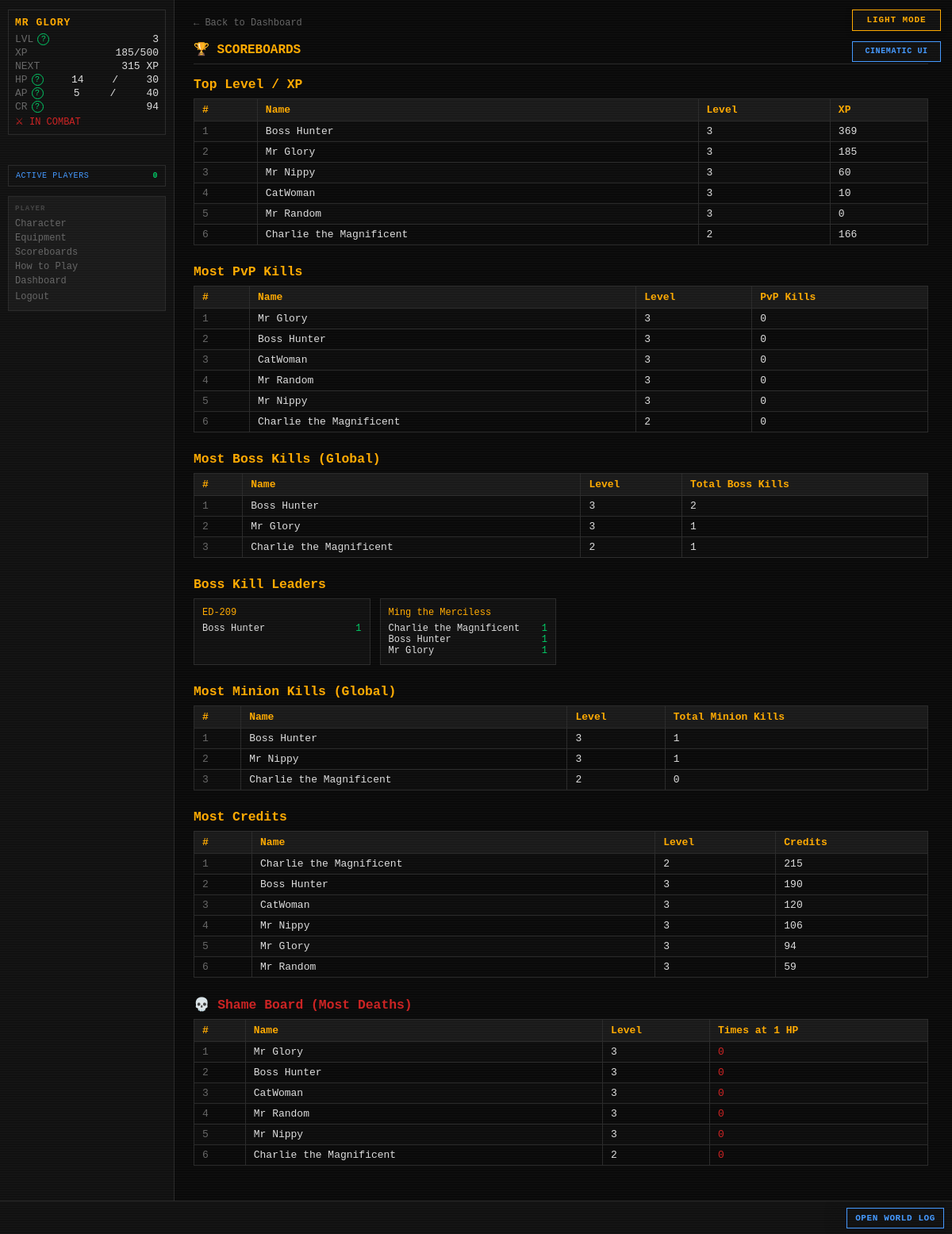
The page /scoreboards (signed in) on the database its author committed.
### tables this page shows
CREATE TABLE players (
    id                  INTEGER PRIMARY KEY AUTOINCREMENT,
    username            TEXT    UNIQUE NOT NULL,
    password_hash       TEXT    NOT NULL,
    email               TEXT    UNIQUE NOT NULL,
    character_name      TEXT    NOT NULL,
    sex                 TEXT    NOT NULL,
    class_id            INTEGER REFERENCES classes(id),
    str_stat            INTEGER NOT NULL DEFAULT 1,
    end_stat            INTEGER NOT NULL DEFAULT 1,
    agi_stat            INTEGER NOT NULL DEFAULT 1,
    lck_stat            INTEGER NOT NULL DEFAULT 1,
    per_stat            INTEGER NOT NULL DEFAULT 1,
    level               INTEGER NOT NULL DEFAULT 1,
    xp                  INTEGER NOT NULL DEFAULT 0,
    current_hp          INTEGER NOT NULL,
    current_ap          INTEGER NOT NULL,
    credits             INTEGER NOT NULL DEFAULT 25,
    equipped_weapon_id  INTEGER REFERENCES inventory_items(id),
    equipped_armor_id   INTEGER REFERENCES inventory_items(id),
    equipped_special_id INTEGER REFERENCES inventory_items(id),
    in_combat           INTEGER NOT NULL DEFAULT 0,
    pending_levelup     INTEGER NOT NULL DEFAULT 0,
    pending_perk        INTEGER NOT NULL DEFAULT 0,
    combat_preference   TEXT    NOT NULL DEFAULT "Balanced",
    is_banned           INTEGER NOT NULL DEFAULT 0,
    retired_at          TEXT,
    last_login_at       TEXT,
    created_at          TEXT    NOT NULL DEFAULT (datetime('now'))
);

CREATE TABLE player_stats (
    player_id            INTEGER PRIMARY KEY REFERENCES players(id),
    pvp_kills            INTEGER NOT NULL DEFAULT 0,
    times_reduced_to_1hp INTEGER NOT NULL DEFAULT 0,
    updated_at           TEXT    NOT NULL DEFAULT (datetime('now'))
);

CREATE TABLE bosses (
    id                          INTEGER PRIMARY KEY AUTOINCREMENT,
    name                        TEXT    UNIQUE NOT NULL,
    is_active                   INTEGER NOT NULL DEFAULT 1,
    level                       INTEGER NOT NULL,
    str_stat                    INTEGER NOT NULL,
    end_stat                    INTEGER NOT NULL,
    agi_stat                    INTEGER NOT NULL,
    lck_stat                    INTEGER NOT NULL,
    per_stat                    INTEGER NOT NULL,
    max_hp                      INTEGER NOT NULL,
    phase2_hp_percent           INTEGER NOT NULL,
    phase3_hp_percent           INTEGER NOT NULL,
    special_attack_name         TEXT    NOT NULL,
    special_attack_die          TEXT    NOT NULL,
    special_attack_damage_type  TEXT    NOT NULL,
    special_attack_flavor       TEXT    NOT NULL,
    special_buff_name           TEXT    NOT NULL,
    special_buff_type           TEXT    NOT NULL,
    special_buff_value          REAL    NOT NULL,
    special_buff_damage_type    TEXT,
    special_buff_flavor         TEXT    NOT NULL,
    res_blade     INTEGER NOT NULL DEFAULT 0,
    res_blunt     INTEGER NOT NULL DEFAULT 0,
    res_ballistic INTEGER NOT NULL DEFAULT 0,
    res_energy    INTEGER NOT NULL DEFAULT 0,
    res_arcane    INTEGER NOT NULL DEFAULT 0,
    res_explosive INTEGER NOT NULL DEFAULT 0,
    res_venom     INTEGER NOT NULL DEFAULT 0,
    weak_blade    INTEGER NOT NULL DEFAULT 0,
    weak_blunt    INTEGER NOT NULL DEFAULT 0,
    weak_ballistic INTEGER NOT NULL DEFAULT 0,
    weak_energy   INTEGER NOT NULL DEFAULT 0,
    weak_arcane   INTEGER NOT NULL DEFAULT 0,
    weak_explosive INTEGER NOT NULL DEFAULT 0,
    weak_venom    INTEGER NOT NULL DEFAULT 0,
    drop_weapon_chance       REAL    NOT NULL,
    drop_armor_chance        REAL    NOT NULL,
    drop_special_item_chance REAL    NOT NULL,
    drop_credit_min          INTEGER NOT NULL,
    drop_credit_max          INTEGER NOT NULL,
    flavor_text              TEXT    NOT NULL,
    imported_at              TEXT    NOT NULL DEFAULT (datetime('now'))
, description TEXT NOT NULL DEFAULT '');

CREATE TABLE boss_instances (
    id                  INTEGER PRIMARY KEY AUTOINCREMENT,
    player_id           INTEGER NOT NULL REFERENCES players(id),
    boss_id             INTEGER NOT NULL REFERENCES bosses(id),
    current_hp          INTEGER NOT NULL,
    encounter_max_hp    INTEGER,
    special_attack_used INTEGER NOT NULL DEFAULT 0,
    special_buff_used   INTEGER NOT NULL DEFAULT 0,
    current_phase       INTEGER NOT NULL DEFAULT 1,
    discovered_at       TEXT    NOT NULL DEFAULT (datetime('now')),
    kill_count          INTEGER NOT NULL DEFAULT 0,
    UNIQUE(player_id, boss_id)
);

### routes/scoreboards.py (the view)
@bp.route("/scoreboards")
def index():
    settings      = get_all_settings()
    inactive_days = settings.get("INACTIVE_DAYS_THRESHOLD", cfg.INACTIVE_DAYS_THRESHOLD)
    cutoff_expr   = f"datetime('now', '-{inactive_days} days')"
    top_level      = _top_level_xp(cutoff_expr)
    top_pvp_kills  = _top_pvp_kills(cutoff_expr)
    top_boss_global= _top_boss_kills_global(cutoff_expr)
    top_boss_each  = _top_boss_kills_per_boss(cutoff_expr)
    top_minion_gl  = _top_minion_kills_global(cutoff_expr)
    top_minion_each= _top_minion_kills_per_minion(cutoff_expr)
    top_credits    = _top_credits(cutoff_expr)
    shame_board    = _shame_board(cutoff_expr)
    return render_template(
        "scoreboards/scoreboards.html",
        top_level=top_level,
        top_pvp_kills=top_pvp_kills,
        top_boss_global=top_boss_global,
        top_boss_each=top_boss_each,
        top_minion_global=top_minion_gl,
        top_minion_each=top_minion_each,
        top_credits=top_credits,
        shame_board=shame_board,
    )

### templates/scoreboards/scoreboards.html (shortened to what this page needs)
{% extends "base.html" %}
{% block content %}
<div id="page-content">
    <a href="{{ url_for('dashboard.index') }}" class="back-link">← Back to Dashboard</a>
    <h2 class="page-title">🏆 SCOREBOARDS</h2>
    <h3 style="color:var(--amber);margin-bottom:8px;">Top Level / XP</h3>
    {% if top_level %}
    <table style="margin-bottom:24px;">
        <tr><th>#</th><th>Name</th><th>Level</th><th>XP</th></tr>
        {% for p in top_level %}
        <tr>
            <td style="color:var(--grey)">{{ loop.index }}</td>
            <td>{{ p.character_name }}</td>
            <td>{{ p.level }}</td>
            <td>{{ p.xp }}</td>
        </tr>
        {% endfor %}
    </table>
    {% else %}
    <p style="color:var(--grey);margin-bottom:24px;">No data yet.</p>
    {% endif %}
    <h3 style="color:var(--amber);margin-bottom:8px;">Most PvP Kills</h3>
    {% if top_pvp_kills %}
    <table style="margin-bottom:24px;">
        <tr><th>#</th><th>Name</th><th>Level</th><th>PvP Kills</th></tr>
        {% for p in top_pvp_kills %}
        <tr>
            <td style="color:var(--grey)">{{ loop.index }}</td>
            <td>{{ p.character_name }}</td>
            <td>{{ p.level }}</td>
            <td>{{ p.pvp_kills }}</td>
        </tr>
        {% endfor %}
    </table>
    {% else %}
    <p style="color:var(--grey);margin-bottom:24px;">No data yet.</p>
    {% endif %}
    <h3 style="color:var(--amber);margin-bottom:8px;">Most Boss Kills (Global)</h3>
    {% if top_boss_global %}
    <table style="margin-bottom:24px;">
        <tr><th>#</th><th>Name</th><th>Level</th><th>Total Boss Kills</th></tr>
        {% for p in top_boss_global %}
        <tr>
            <td style="color:var(--grey)">{{ loop.index }}</td>
            <td>{{ p.character_name }}</td>
            <td>{{ p.level }}</td>
            <td>{{ p.total_kills }}</td>
        </tr>
        {% endfor %}
    </table>
    {% else %}
    <p style="color:var(--grey);margin-bottom:24px;">No data yet.</p>
    {% endif %}
    {% if top_boss_each %}
    <h3 style="color:var(--amber);margin-bottom:8px;">Boss Kill Leaders</h3>
    <div style="display:grid;grid-template-columns:repeat(auto-fill,minmax(220px,1fr));gap:12px;margin-bottom:24px;">
        {% for boss_name, players in top_boss_each.items() %}
        <div style="background:var(--bg-panel);border:1px solid var(--border);padding:10px;">
            <div style="color:var(--amber);margin-bottom:6px;font-size:12px;">{{ boss_name }}</div>
            {% for p in players %}
            <div style="display:flex;justify-content:space-between;font-size:12px;">
                <span>{{ p.character_name }}</span>
                <span style="color:var(--green)">{{ p.kill_count }}</span>
            </div>
            {% endfor %}
        </div>
        {% endfor %}
    </div>
    {% endif %}
    <h3 style="color:var(--amber);margin-bottom:8px;">Most Minion Kills (Global)</h3>
    {% if top_minion_global %}
    <table style="margin-bottom:24px;">
        <tr><th>#</th><th>Name</th><th>Level</th><th>Total Minion Kills</th></tr>
        {% for p in top_minion_global %}
        <tr>
            <td style="color:var(--grey)">{{ loop.index }}</td>
            <td>{{ p.character_name }}</td>
            <td>{{ p.level }}</td>
            <td>{{ p.total_kills }}</td>
        </tr>
        {% endfor %}
    </table>
    {% else %}
    <p style="color:var(--grey);margin-bottom:24px;">No data yet.</p>
    {% endif %}
    <h3 style="color:var(--amber);margin-bottom:8px;">Most Credits</h3>
    {% if top_credits %}
    <table style="margin-bottom:24px;">
        <tr><th>#</th><th>Name</th><th>Level</th><th>Credits</th></tr>
        {% for p in top_credits %}
        <tr>
            <td style="color:var(--grey)">{{ loop.index }}</td>
            <td>{{ p.character_name }}</td>
            <td>{{ p.level }}</td>
            <td>{{ p.credits }}</td>
        </tr>
        {% endfor %}
    </table>
    {% else %}
    <p style="color:var(--grey);margin-bottom:24px;">No data yet.</p>
    {% endif %}
    <h3 style="color:var(--red);margin-bottom:8px;">💀 Shame Board (Most Deaths)</h3>
    {% if shame_board %}
    <table style="margin-bottom:24px;">
        <tr><th>#</th><th>Name</th><th>Level</th><th>Times at 1 HP</th></tr>
        {% for p in shame_board %}
        <tr>
            <td style="color:var(--grey)">{{ loop.index }}</td>
            <td>{{ p.character_name }}</td>
            <td>{{ p.level }}</td>
            <td style="color:var(--red)">{{ p.times_reduced_to_1hp }}</td>
        </tr>
        {% endfor %}
    </table>
    {% else %}
    <p style="color:var(--grey);margin-bottom:24px;">No data yet.</p>
    {% endif %}
</div>
{% endblock %}

### templates/base.html (shortened to what this page needs)
<!DOCTYPE html>
<html lang="en">
<head>
<link rel="stylesheet" href="{{ url_for('static', filename='style.css') }}">
</head>
<body class="{{ 'authenticated' if player else 'auth-page' }} {% block body_class %}{% endblock %}">
{% if settings.get('ALLOW_PLAYER_COLOR_OVERRIDE', true) %}<button id="theme-toggle" type="button" aria-label="Switch color theme" aria-pressed="false">
</button>{% endif %}
{% if settings.get('ALLOW_PLAYER_INTERFACE_OVERRIDE', true) %}
<button id="interface-toggle" type="button" aria-label="Switch interface style" aria-pressed="false">
</button>
{% endif %}
{% if player %}
<div id="left-col">
    <div id="status-block">
        <div class="status-name">{{ player.character_name }}</div>
        <div class="status-line">
            <span class="label">LVL</span>
            <span id="status-level">{{ player.level }}</span>
        </div>
        <div class="status-line">
            <span class="label">XP</span>
            <span><span id="status-xp">{{ player.xp }}</span><span id="status-xp-threshold">{% if player.get('next_level_xp') is not none %}/{{ player.get('next_level_xp') }}{% endif %}</span></span>
        </div>
        <div class="status-line" title="Experience still needed to reach level {{ player.level + 1 }}">
            <span class="label">NEXT</span>
            <span id="status-xp-next">{% if player.get('xp_to_next_level') is none %}MAX{% elif player.get('xp_to_next_level') <= 0 %}LEVEL UP{% else %}{{ player.get('xp_to_next_level') }} XP{% endif %}</span>
        </div>
        <div class="status-line">
            <span class="label">HP</span>
            <span id="status-hp">{{ player.current_hp }}</span>/<span id="status-maxhp">{{ player.max_hp }}</span>
        </div>
        <div class="status-line">
            <span class="label">AP</span>
            <span id="status-ap">{{ player.current_ap }}</span>/<span id="status-maxap">{{ player.max_ap }}</span>
        </div>
        <div class="status-line">
            <span class="label">CR</span>
            <span id="status-credits">{{ player.credits }}</span>
        </div>
        {% if player.in_combat %}
        <div class="status-combat">⚔ IN COMBAT</div>
        {% endif %}
    </div>
    <button id="active-players-toggle" class="active-players-toggle" type="button"
            data-url="{{ url_for('feeds.active_players') }}" aria-haspopup="dialog">
        ACTIVE PLAYERS <span id="active-player-count">{{ active_player_count }}</span>
    </button>
    <nav id="left-nav">
        <span class="nav-heading">PLAYER</span>
        <a href="{{ url_for('character.index') }}">Character</a>
        <a href="{{ url_for('character.equipment') }}">Equipment</a>
        <a href="{{ url_for('scoreboards.index') }}">Scoreboards</a>
        <a href="{{ url_for('feeds.game_help') }}">How to Play</a>
        <a href="{{ url_for('dashboard.index') }}">Dashboard</a>
        <form action="{{ url_for('auth.logout') }}" method="POST" style="margin:0">
            <button type="submit" class="nav-link-btn">Logout</button>
        </form>
    </nav>
</div>
{% endif %}
<div id="main">
    {% block content %}{% endblock %}
</div>
{% if player %}
<div id="ticker-wrap">
    <a id="ticker-log-link" href="{{ url_for('feeds.global_log') }}" title="Open the complete World Log">OPEN WORLD LOG</a>
    <div id="ticker">
    </div>
</div>
{% endif %}
</body>
</html>

### rows shown on the page
players: character_name "MR GLORY", level "3", xp "185", current_hp "14", current_ap "5", credits "94", character_name "Mr Glory", total_kills "1"
players: character_name "Boss Hunter", level "3", xp "369", total_kills "2", total_kills "1", credits "190"
players: character_name "Mr Nippy", level "3", xp "60", total_kills "1", credits "106"
players: character_name "CatWoman", level "3", xp "10", credits "120"
players: character_name "Mr Random", level "3", xp "0", credits "59"
players: character_name "Charlie the Magnificent", level "2", xp "166", total_kills "1", total_kills "0", credits "215"
player_stats: character_name "Mr Glory", level "3", pvp_kills "0", times_reduced_to_1hp "0"
player_stats: character_name "Boss Hunter", level "3", pvp_kills "0", times_reduced_to_1hp "0"
player_stats: character_name "CatWoman", level "3", pvp_kills "0", times_reduced_to_1hp "0"
player_stats: character_name "Mr Random", level "3", pvp_kills "0", times_reduced_to_1hp "0"
player_stats: character_name "Mr Nippy", level "3", pvp_kills "0", times_reduced_to_1hp "0"
player_stats: character_name "Charlie the Magnificent", level "2", pvp_kills "0", times_reduced_to_1hp "0"
bosses: name "ED-209"
boss_instances: character_name "Boss Hunter", kill_count "1"
bosses: name "Ming the Merciless"
boss_instances: character_name "Charlie the Magnificent", kill_count "1"
boss_instances: character_name "Boss Hunter", kill_count "1"
boss_instances: character_name "Mr Glory", kill_count "1"

### other values the page prints
{{ player.get('next_level_xp') }} "500"
{{ player.get('xp_to_next_level') }} "315"
{{ player.max_hp }} "30"
{{ player.max_ap }} "40"
{{ active_player_count }} "0"
